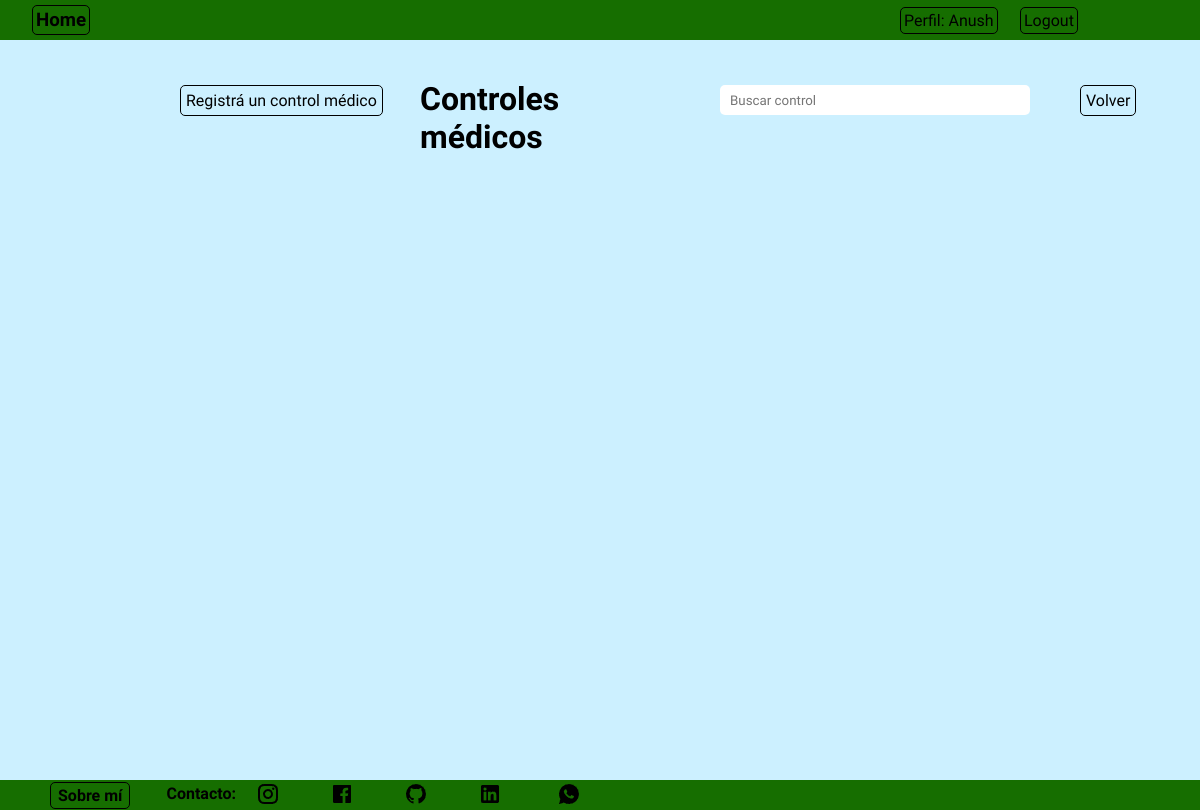
The page /perfil/perfil/control/list (signed in) on the database as committed earlier.
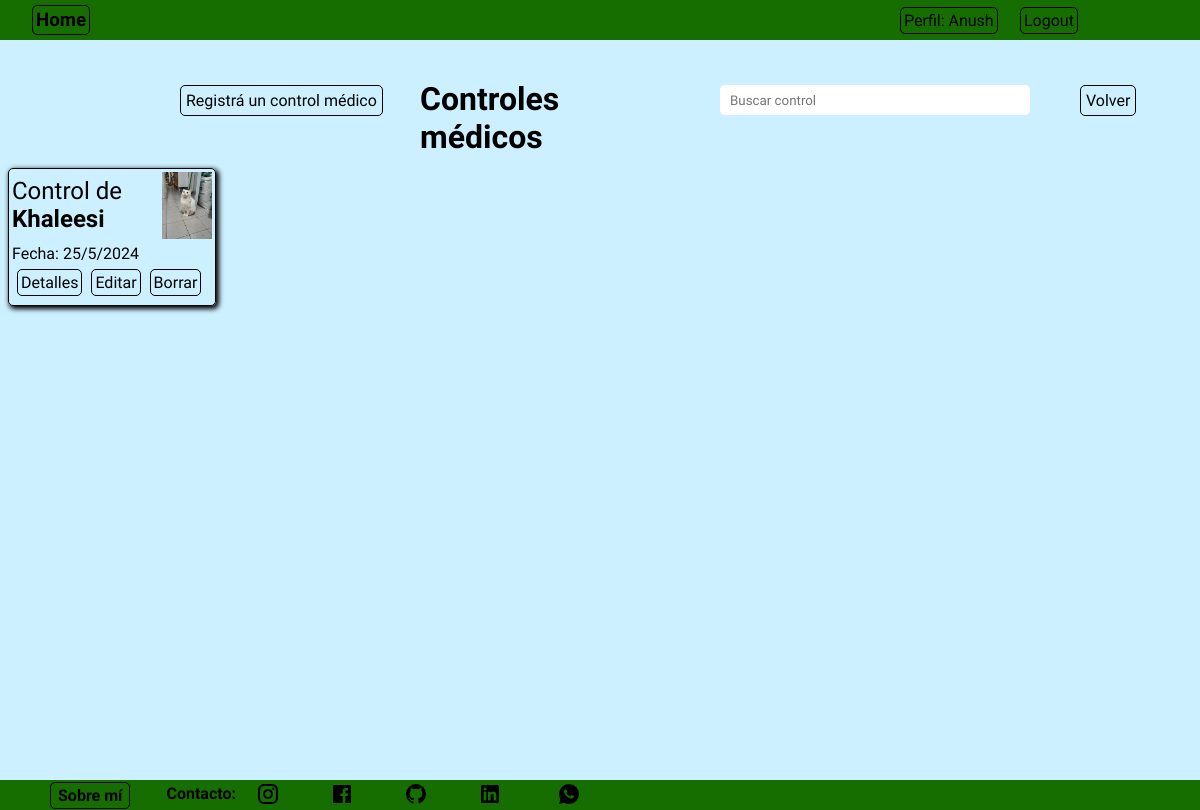
The same page on the database as committed later.
### perfil/models.py (models this page shows, shortened)
class Control(models.Model):
    nombre = models.ForeignKey(Mascota, on_delete=models.CASCADE)
    peso = models.FloatField(verbose_name='Peso (Kg.)', null=True, blank=True)
    vacunas = models.ManyToManyField(Vacunas)
    castrado = models.BooleanField(default=False)
    otras_intervenciones = models.CharField(max_length=100, null=True,blank=True)
    descripcion = models.TextField(null=True, blank=True, verbose_name=('Descripción'))
    fecha_control = models.DateTimeField(auto_now_add=True)
    user = models.ForeignKey(User, on_delete=models.CASCADE)
    class Meta:
        verbose_name = 'Control'
        verbose_name_plural = 'Controles'

class Mascota(models.Model):
    nombre= models.CharField(max_length=50, verbose_name='Nombre')
    fecha_nacimiento = models.DateField(verbose_name='Fecha de nacimiento')
    sexo = models.CharField(max_length=20, null=True, blank=True, verbose_name='Sexo')
    raza = models.ForeignKey(Raza, on_delete=models.SET_NULL,null=True, blank=True, verbose_name='Raza')
    color_pelo = models.CharField(max_length=100, null=True,blank=True, verbose_name='Color de pelo')
    alimento = models.CharField(max_length=100, null=True,blank=True)
    datos_importantes = models.CharField(max_length=150, null=True,blank=True)
    foto = models.ImageField(upload_to='fotos',null=True, blank=True)
    descripcion = models.TextField(null=True, blank=True, verbose_name=('Descripción'))
    user = models.ForeignKey(User, on_delete=models.CASCADE)
    def __str__(self):
        return self.nombre
    class Meta:
        verbose_name = 'Mascota'
        verbose_name_plural = 'Mascotas'

### perfil/views.py (the view)
# urls.py: path('perfil/control/list', ControlList.as_view(), name='control_list'),
class ControlList(LoginRequiredMixin, ListView):
    model = Control
    context_object_name = 'controles'
    def get_queryset(self):
        queryset = Control.objects.filter(user=self.request.user)
        busqueda = self.request.GET.get("busqueda")
        if busqueda:
            queryset = queryset.filter(
                Q(nombre__nombre__icontains=busqueda) |
                Q(peso__icontains=busqueda) |
                Q(vacunas__nombre__icontains=busqueda)
            ).distinct()
        return queryset

### perfil/templates/perfil/control_list.html (shortened to what this page needs)
{% extends 'core/base.html' %}
{% block content %}
    <nav class="navbar">
        <div class="titulo">
            <h3><a href="{% url 'core:index' %}" class="link">Home</a></h3>
        </div>
        <div class="paginas">
            <ul class="links">
                <a href="{% url 'perfil:index' %}" class="link">Perfil: {{ user.username }}</a>
            </ul>
        </div>
        <div class="login">
                {% if user.is_authenticated %}
                <form action="{% url 'login:logout' %}" method="post">
                    <button type="submit" class="logout">Logout</button>
                </form>
                {% endif %}
        </div>
    </nav>
    <main class="contenedor">
        <h1 class="titulo_core">Controles médicos</h1>
        <div class="busqueda_control">
            <form action="{% url 'perfil:control_list' %}" method="get">
                <input type="text" name="busqueda" placeholder="Buscar control" class="texto_busqueda_control">
            </form>
        </div>
        <div class="contenedor_registrar_mascota">
            <a href="{% url 'perfil:control_create' %}" class="registrar_mascota">Registrá un control médico</a>
        </div>
        <div class="contenedor_control_list">
            {% for object in object_list %}
            <ul class="control_list_completo">
                <div class="control_list">
                    {% if object.nombre.foto %}
                    <img src="{{ object.nombre.foto.url }}" alt="Foto de {{ object.nombre }}" width="50" height="">
                    {% endif %}
                    <p class="nombre_control">Control de <strong>{{object.nombre}}</strong></p>
                    <p class="fecha_control">Fecha: {{ object.fecha_control.day }}/{{ object.fecha_control.month }}/{{ object.fecha_control.year }}</p>
                    <div class="crud_mascota">
                        <a href="{% url 'perfil:control_detail' object.id %}" class="control_detalle">Detalles</a>
                        <a href="{% url 'perfil:control_update' object.id %}" class="control_editar">Editar</a>
                        <a href="{% url 'perfil:control_delete' object.id %}" class="control_borrar">Borrar</a>
                    </div>
                </div>
            </ul>
            {% endfor %}
        </div>
        <div class="volver_mascota_contenedor">
            <a href="{% url 'perfil:index' %}" class="volver_mascota">Volver</a>
        </div>
    </main>
{% endblock content %}

### core/templates/core/base.html (shortened to what this page needs)
{% load static %}
<!DOCTYPE html>
<html lang="es">
<head>
    <link rel="stylesheet" href="{% static 'css/style.css' %}">
</head>
<body>
    {% block content %}
    {% endblock content %}
    <footer class="footer">
        <p class="contenedor_sobre_mi"><a href="{% url 'core:sobre_mi' %}" class="sobre_mi">Sobre mí</a></p>
        <p class="contacto">Contacto:</p>
        <div class="contenedor_redes">
            <a href="https://www.instagram.com/palun77/" target="_blank" rel="noopener noreferrer" ><img src="{% static 'img/instagram-line.png' %}" alt="" height="" width="" class="instagram"></a>
            <a href="https://www.facebook.com/PALUN.7" target="_blank" rel="noopener noreferrer" ><img src="{% static 'img/facebook.png' %}" alt="" height="" width="" class="facebook"></a>
            <a href="https://github.com/Palun7/" target="_blank" rel="noopener noreferrer" ><img src="{% static 'img/github.png' %}" alt="" height="" width="" class="github"></a>
            <a href="https://www.linkedin.com/in/pablo-daniel-martinez-93601422b/" target="_blank" rel="noopener noreferrer" class="linkedin"><img src="{% static 'img/linkedin.png' %}" alt="" height="" width=""></a>
            <a href="https://api.whatsapp.com/send/?phone=3512268553&text&type=phone_number&app_absent=0" target="_blank" rel="noopener noreferrer" class="whatsapp"><img src="{% static 'img/whatsapp.png' %}" alt="" height="" width=""></a>
        </div>
    </footer>
</body>
</html>

### core/static/css/style.css (style rules this page uses)
* { padding: 0; margin: 0; font-family: "Quicksand", sans-serif; }
.contenedor { display: grid; grid-template-columns: repeat(20, 5vw); grid-template-rows: repeat(18, 5vh); min-height: 92.54vh; background-color: rgb(204, 240, 255); width: 100vw; }
.navbar { display: grid; grid-template-columns: repeat(20, 5vw); grid-template-rows: 40px; width: 100vw; background-color: rgb(22, 110, 0); align-items: center; }
.paginas { grid-column-start: 16; grid-column-end: 18; }
.links { display: flex; }
.link { text-decoration: none; color: black; transition-duration: .3s; border: 1px solid black; border-radius: 5px; padding: 3px; }
.login { grid-column-start: 18; grid-column-end: 20; display: flex; gap: 20px; }
.titulo { display: flex; gap: 2rem; align-items: center; margin-left: 2rem; }
.logout { padding: 3px; background: none; border: 1px solid black; border-radius: 5px; margin: 0; font: inherit; color: inherit; cursor: pointer; outline: none; transition-duration: .3s; }
.titulo_core { grid-column-start: 8; grid-column-end: 12; grid-row-start: 2; font-size: 2rem; align-content: center; }
.crud_mascota { grid-row-start: 3; grid-column-start: span 2; justify-content: center; margin-left: 5px; }
.contenedor_registrar_mascota { grid-column-start: 4; grid-column-end: 9; grid-row-start: 2; align-content: center; }
.registrar_mascota { text-decoration: none; color: black; border: .5px solid black ; border-radius: 5px; padding: 5px; height: 20px; transition-duration: .2s; }
.volver_mascota_contenedor { grid-column-start: 19; grid-row-start: 2; align-content: center; }
.volver_mascota { text-decoration: none; color: black; border: 1px solid black; border-radius: 5px; padding: 5px; transition-duration: .2s; }
.fecha_control { margin-top: 5px; margin-bottom: 10px; }
.control_detalle { text-decoration: none; color: black; border: .5px solid black ; border-radius: 5px; padding: 3px; transition-duration: .2s; }
.control_editar { text-decoration: none; color: black; border: .5px solid black ; border-radius: 5px; padding: 3px; transition-duration: .2s; margin-left: 5px; }
.control_borrar { text-decoration: none; color: black; border: .5px solid black ; border-radius: 5px; padding: 3px; margin-left: 5px; }
.contenedor_control_list { display: grid; grid-template-columns: repeat(7, 1fr); gap: 20px; grid-row-start: 4; grid-row-end: -1; grid-column: 1/-1; }
.control_list_completo { display: flex; justify-content: space-around; gap: 20px; }
.control_list { display: grid; grid-template-rows: 2fr 1fr 1fr 1fr; align-items: center; width: 200px; height: 130px; border: 1px solid black; border-radius: 5px; padding: 3px; margin: .5rem; box-shadow: 2px 2px 5px 1px black; }
.nombre_control { font-size: 1.5rem; grid-row-start: 1; }
.busqueda_control { grid-column-start: 13; grid-column-end: 16; grid-row-start: 2; align-content: center; }
.texto_busqueda_control { border: none; border-radius: 5px; background-color: white; height: 30px; width: 300px; padding-left: 10px; }
.footer { display: flex; min-width: 100vw; background-color: rgb(22, 110, 0); column-gap: 20px; height: 30px; }
.contacto { margin-top: 4px; margin-left: 1rem; font-weight: bold; }
.contenedor_redes { display: flex; column-gap: 50px; }
.instagram { margin-top: 2px; transition-duration: .5s; cursor: pointer; }
.facebook { margin-top: 2px; transition-duration: .5s; cursor: pointer; box-sizing: border-box; }
.github { margin-top: 2px; transition-duration: .5s; cursor: pointer; }
.linkedin { margin-top: 2px; margin-right: 5px; transition-duration: .3s; }
.whatsapp { margin-top: 2px; margin-right: 5px; transition-duration: .3s; }
.contenedor_sobre_mi { margin-top: 6px; margin-left: 50px; }
.sobre_mi { text-decoration: none; color: black; border: 1px solid black; box-sizing: content-box; border-radius: 5px; transition-duration: .2s; width: 160px; font-weight: bold; padding: 3px 7px; }

Rows that differ between the two databases and show on the page:
added Control: nombre.foto (picture), nombre "Khaleesi", fecha_control.day "25", fecha_control.month "5", fecha_control.year "2024"
